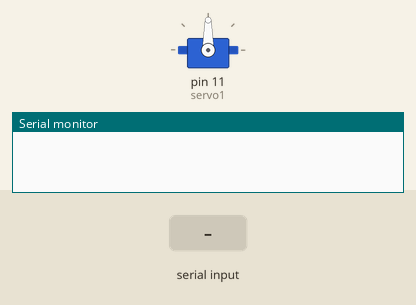
Simulated run of this sketch. Board: Arduino Uno, built with avr-gcc and run on an emulated ATmega328P. Parts: servo, the last lines printed to the serial monitor. The test bench sets the inputs (shaded band).

Above: at 1.2 s.
1.3 s: "30,150\n" received over Serial
At 3.3 s:
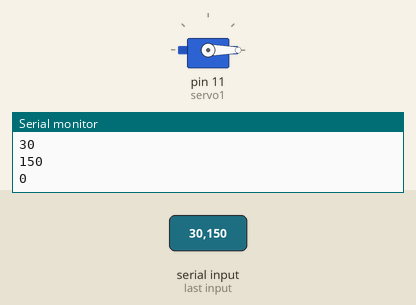
4.2 s: "90,45\n" received over Serial
At 5.3 s:
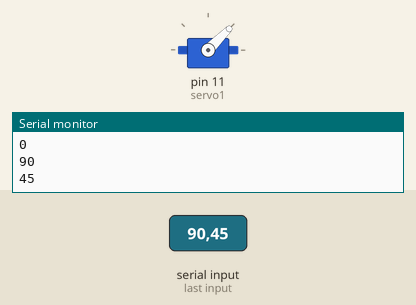
7.1 s: "200\n" received over Serial
At 7.9 s:
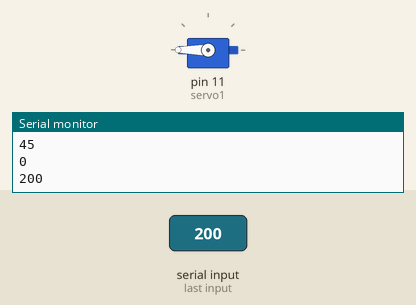
Timing chart, 0 to 10.1 s (numbered marks = the images above; inputs shaded):
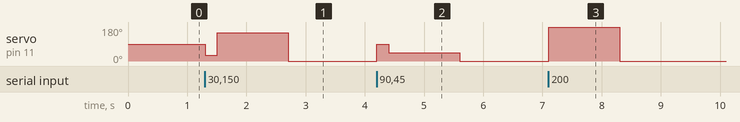

Measured:
- after the input at 1.3 s, servo on pin 11 (servo1): 90° → 30° at once, → 150° 0.20 s later, → 0° 1.2 s later
- after the input at 4.2 s, servo on pin 11 (servo1): 0° → 90° at once, → 45° 0.20 s later, → 0° 1.2 s later
- after the input at 7.1 s, servo on pin 11 (servo1): 0° → 180° at once, → 0° 1.2 s later

The sketch:

ServoTestCode.ino
```cpp
#include <Servo.h>
Servo servo1;
int DELAY = 200;
int GRAD;
void setup(){
  servo1.attach(11);
  Serial.begin(9600);
}
void loop(){
  if (Serial.available() > 0){
    GRAD = Serial.parseInt();
    Serial.println(GRAD);
    servo1.write(GRAD);
    delay(DELAY);
  }
}
```
